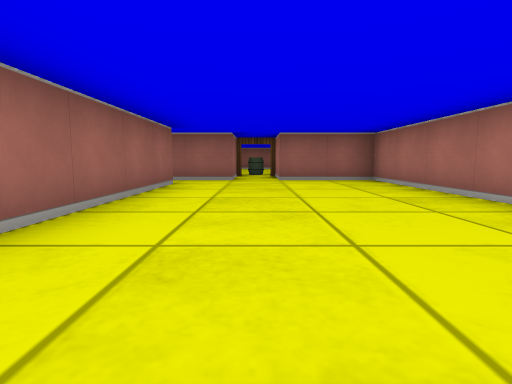
View 1 (above)

15 first-person views from a walk through a cub3D maze. The camera is about half as high as the walls, tilts 6° down and sees 80° across. The floor is counted in squares. Each view is taken from the middle of a square. On the plan, view 1 faces up. The plan holds only what a view shows up to about 9 squares ahead; the rest is blank.

View 2
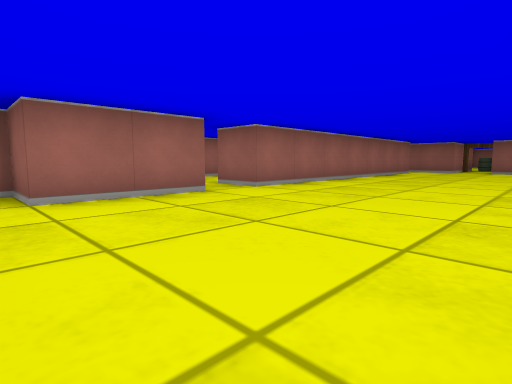

View 3
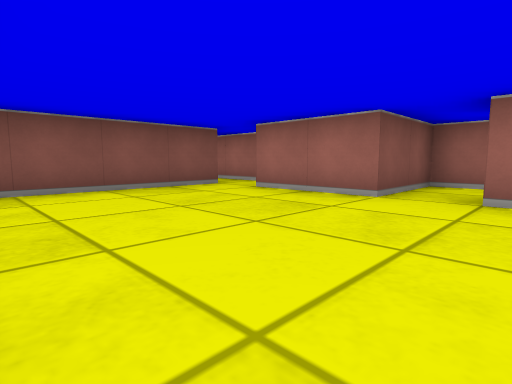

View 4
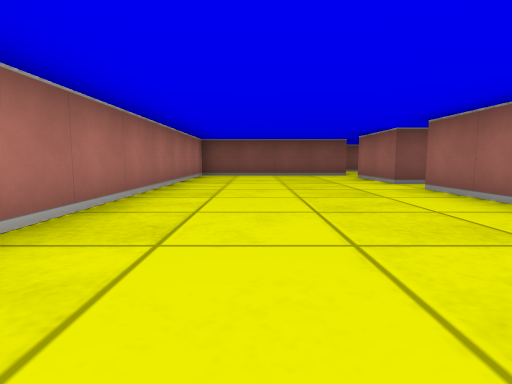

View 5
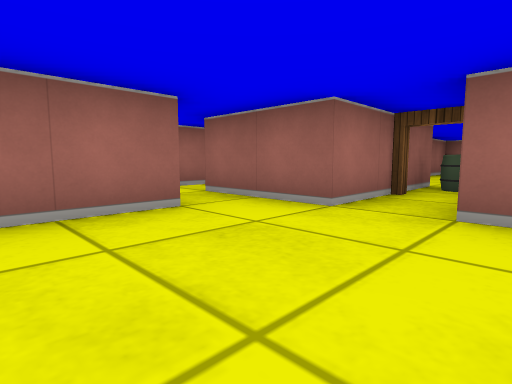

View 6
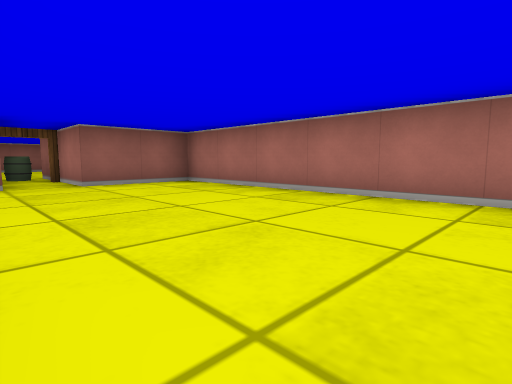

View 7
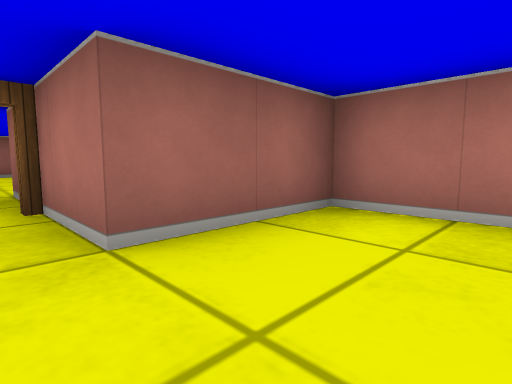

View 8
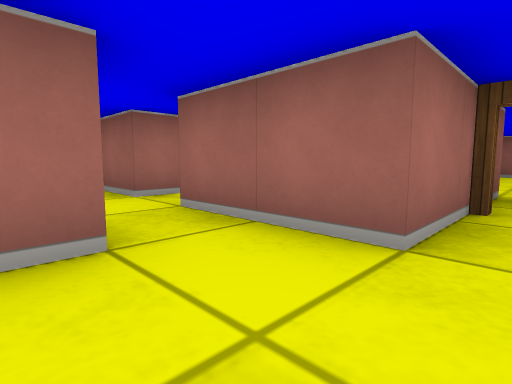

View 9
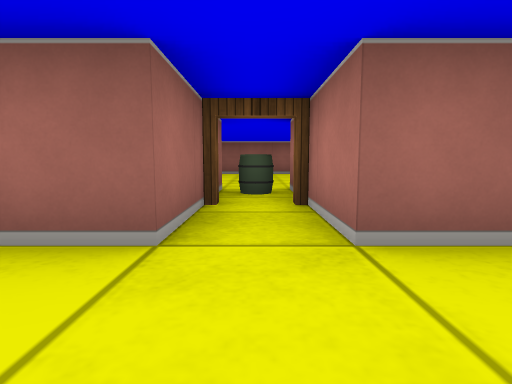

View 10
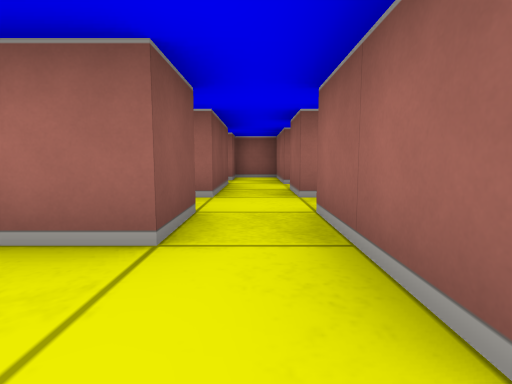

View 11
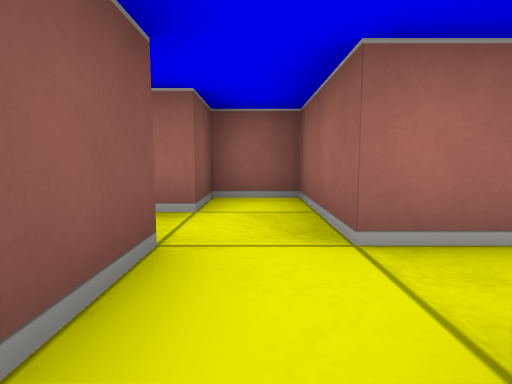

View 12
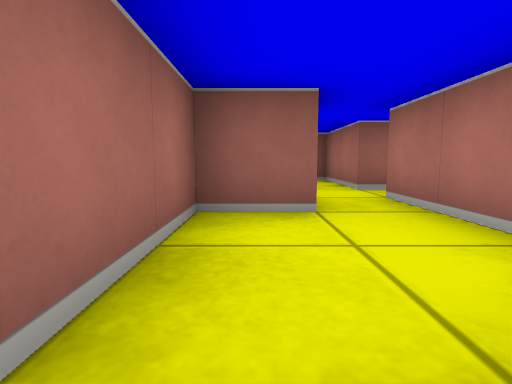

View 13
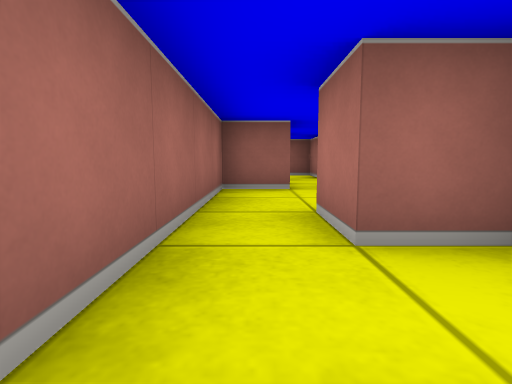

View 14
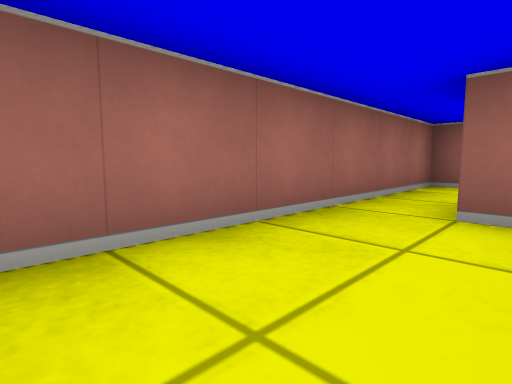

View 15
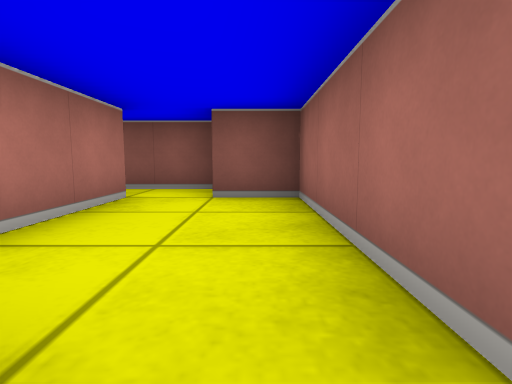

### Floor plan
Ten units are one square. View 1 is at (0, 0); x grows to the right and y downward. Boxes are objects, and circles mark ways between rooms. Rooms are numbered by the first view taken in them; rooms with no view inside come last. Other rooms are left out.
<svg viewBox="-80 -90 110 164">
<path fill="none" stroke="#000" d="M-25 25 -15 25 -15 45 -25 45 -25 69M-16 55 25 55 25 -65 5 -65 5 -80M-25 -55 -15 -55 -15 15 -25 15M-5 -79 -5 -65 -25 -65M-55 -55 -35 -55M-55 -74 -55 -65 -75 -65 -75 -55 -65 -55 -65 -51M-35 -72 -35 -65 -45 -65M-25 -65 -25 -85 -31 -85M-25 -38 -25 -55M-35 -15 -35 -25M-34 -45 -45 -45 -45 -15M-26 -15 -35 -15M-25 15 -25 -2M-35 18 -35 25 -25 25M-45 -15 -45 15 -35 15"/>
<circle cx="-20" cy="-60" r="3" fill="#2a7"/>
<circle cx="-20" cy="20" r="3" fill="#2a7"/>
<circle cx="-30" cy="-40" r="3" fill="#2a7"/>
<circle cx="-40" cy="-20" r="3" fill="#2a7"/>
<text x="0" y="0">1</text>
<text x="-50" y="-60">2</text>
<text x="-40" y="-30">3</text>
<text x="-30" y="0">4</text>
</svg>
Room 1 opens to room 2. Room 1 opens to room 4. Room 2 opens to room 3. Room 3 opens to room 4.

Where each view was taken, in squares from view 1:
view 1: 0 up, 0 right, facing up
view 2: 5 down, 2 right, facing up-left
view 3: 1 down, 2 right, facing down-left
view 4: 3 up, 1 right, facing down
view 5: 4 up, 1 right, facing up-left
view 6: 1 up, 1 left, facing up-right
view 7: 5 up, 0 right, facing up-right
view 8: 5 up, 0 right, facing up-left
view 9: 5 up, 0 right, facing up
view 10: 6 up, 0 right, facing left
view 11: 6 up, 4 left, facing left
view 12: 2 up, 4 left, facing up
view 13: 0 up, 4 left, facing up
view 14: 1 down, 3 left, facing up-left
view 15: 2 up, 4 left, facing down
